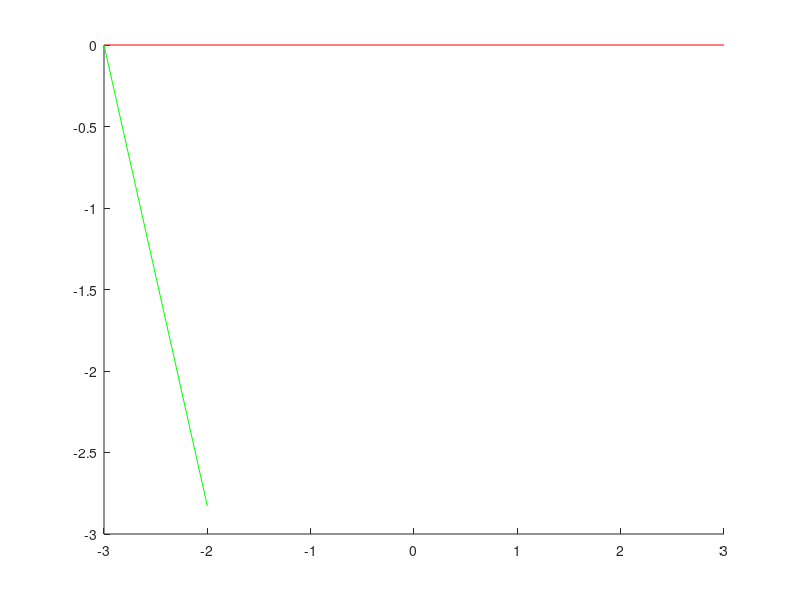

MATLAB code to generate this figure: (Note: this script raises an error after producing the figure.)
% clears previous figures
clear, clc, close all

% values for testing
a = 3;
b = a;
cx = 0;
cy = 6;
h = 4;
d = sqrt(a^2 - ((cy - h)/2)^2);

% find angle of straight travel
theta_initial = -acos((cy - h) / (2 * a));

% draw suspension when traveling straight
hold on;
plot([-cy/2, cy/2], [0, 0], 'r');
plot([-cy/2, a*cos(theta_initial) - (cy/2)], [0, a*sin(theta_initial)], 'g');
plot([cy/2, a*cos(compute_phi(theta_initial, a, b, cx, cy, h) - pi) + (cy/2)], [0, a*sin(-compute_phi(theta_initial, a, b, cx, cy, h) - pi)], 'g');
plot([-h/2, h/2], [-d, -d], 'b');
set(gca, 'XLim', [(-cy/2) - a - 1, (cy/2) + a + 1], 'YLim', [(-cy/2) - a - 1, (cy/2) + a + 1]);
hold off;

% possible thetas (change this to take into account tire width and length)
theta_lin = linspace(theta_initial, -5*pi/6, 100);

% for i = theta_lin
%     cla reset;
%     hold on;
%     plot([-cy/2, cy/2], [0, 0], 'r');
%     plot([-cy/2, a*cos(i) - (cy/2)], [0, a*sin(i)], 'g');
%     plot([cy/2, a*cos(-compute_phi(i, a, b, cx, cy, h) - pi) + (cy/2)], [0, a*sin(-compute_phi(i, a, b, cx, cy, h) - pi)], 'g');
%     hold off;
%     set(gca, 'XLim', [(-cy/2) - a - 1, (cy/2) + a + 1], 'YLim', [(-cy/2) - a - 1, (cy/2) + a + 1]);
%     drawnow
% end